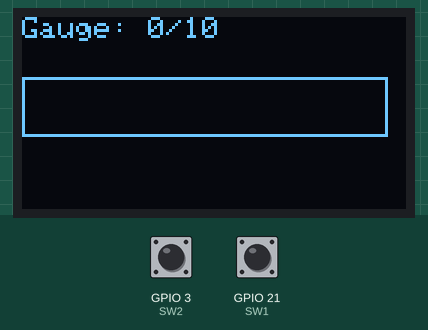
The sketch below on a simulated ESP32. Shown: 128×64 one-colour display. The inputs (shaded band) are chosen by the test bench; at power-on: GPIO 21 (SW1) HIGH, GPIO 3 (SW2) HIGH.

Above: at 1.2 s.
1.3 s: GPIO 21 (SW1) pulled LOW for 0.15 s
At 2.3 s:
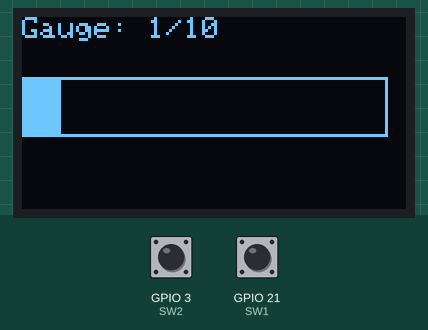
3.1 s: GPIO 3 (SW2) pulled LOW for 0.15 s
At 3.29 s:
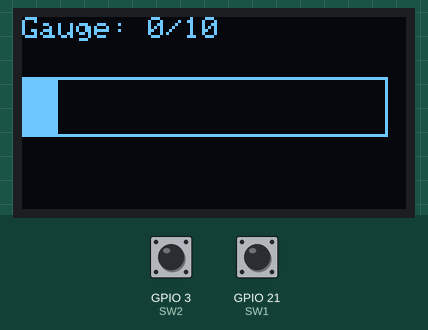
Timing chart, 0 to 6.1 s (numbered marks = the images above; inputs shaded):
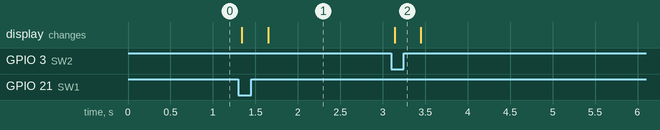

The sketch:

052-OLED_drawing-C3.ino
```cpp
#include <Wire.h>
#include <Adafruit_GFX.h>
#include <Adafruit_SSD1306.h>

#define SCREEN_WIDTH 128
#define SCREEN_HEIGHT 64
#define OLED_ADDRESS 0x3C

Adafruit_SSD1306 display(SCREEN_WIDTH, SCREEN_HEIGHT, &Wire, -1);

int pressCount = 0;
const int maxCount = 10;
bool lastSw1State = HIGH;
bool lastSw2State = HIGH;

int targetWidth = 0;    // 目標のバーの幅
int currentWidth = 0;   // 今表示しているバーの幅
unsigned long lastStepTime = 0;

void setup() {
  pinMode(21, INPUT);  // SW1: 増やす
  pinMode(3, INPUT);   // SW2: リセット

  Wire.begin(1, 2);
  display.begin(SSD1306_SWITCHCAPVCC, OLED_ADDRESS);
}

void loop() {
  bool sw1State = digitalRead(21);
  bool sw2State = digitalRead(3);

  if (lastSw1State == HIGH && sw1State == LOW) {
    if (pressCount < maxCount) pressCount++;
    targetWidth = map(pressCount, 0, maxCount, 0, 120);  // カウントをバーの幅に変換
  }

  if (lastSw2State == HIGH && sw2State == LOW) {
    pressCount = 0;
    targetWidth = 0;
  }

  lastSw1State = sw1State;
  lastSw2State = sw2State;

  // currentWidthを少しずつtargetWidthに近づける
  if (millis() - lastStepTime >= 15) {
    if (currentWidth < targetWidth) currentWidth++;
    else if (currentWidth > targetWidth) currentWidth--;
    lastStepTime = millis();

    drawGauge();
  }
}

void drawGauge() {
  display.clearDisplay();

  display.setTextSize(1);
  display.setTextColor(SSD1306_WHITE);
  display.setCursor(0, 0);
  display.print("Gauge: ");
  display.print(pressCount);
  display.print("/");
  display.print(maxCount);

  display.drawRect(0, 20, 122, 20, SSD1306_WHITE);          // 枠
  display.fillRect(1, 21, currentWidth, 18, SSD1306_WHITE); // 中身

  display.display();
}
```

Measured:
- after the input at 1.3 s, the display: first changes at once (image 1 shows a later state)
- after the input at 3.1 s, the display: changes at once (image 2)
